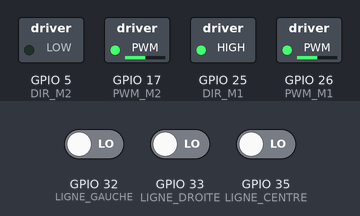
Bench run of a sketch on a simulated ESP32. Parts: switched loads named in the sketch (green lamp = pin HIGH). The inputs (shaded band) are chosen by the test bench; at power-on: GPIO 32 (LIGNE_GAUCHE) LOW, GPIO 33 (LIGNE_DROITE) LOW, GPIO 35 (LIGNE_CENTRE) LOW.

Above: at 4.2 s.
4.3 s: GPIO 32 (LIGNE_GAUCHE) driven HIGH
At 4.7 s:
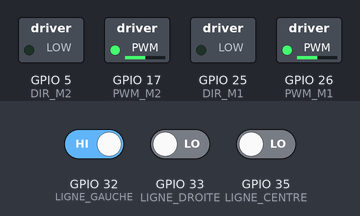
5.8 s: GPIO 32 (LIGNE_GAUCHE) driven LOW
At 7.0 s:
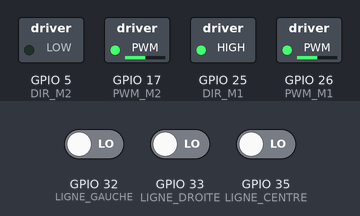
7.3 s: GPIO 33 (LIGNE_DROITE) driven HIGH
At 8.2 s:
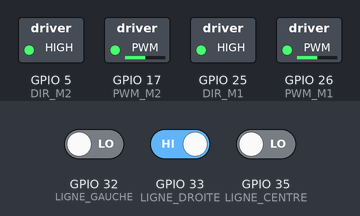
8.8 s: GPIO 33 (LIGNE_DROITE) driven LOW
At 9.3 s:
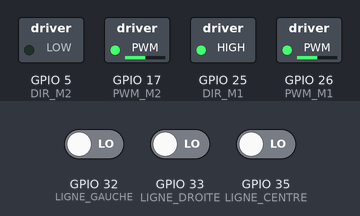
10.3 s: GPIO 35 (LIGNE_CENTRE) driven HIGH
At 11.7 s:
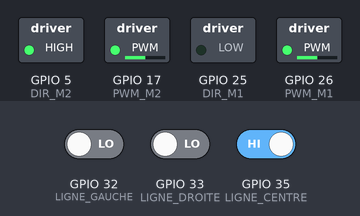
Timing chart, 0 to 12.8 s (numbered marks = the images above; inputs shaded):
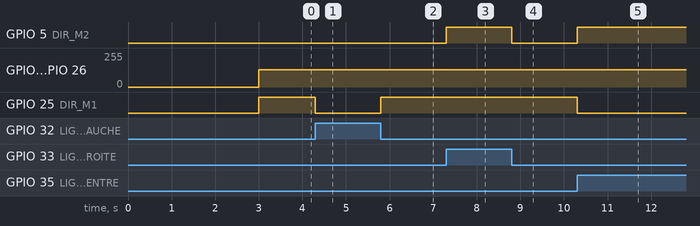

Measured:
- after the input at 4.3 s, GPIO 25 (DIR_M1): HIGH → LOW at once
- after the input at 5.8 s, GPIO 25 (DIR_M1): LOW → HIGH at once
- after the input at 7.3 s, GPIO 5 (DIR_M2): LOW → HIGH at once
- after the input at 8.8 s, GPIO 5 (DIR_M2): HIGH → LOW at once
- after the input at 10.3 s, GPIO 5 (DIR_M2): LOW → HIGH at once; GPIO 25 (DIR_M1): HIGH → LOW at once

The sketch:

suivi_ligne.ino
```cpp
// Test : suivi d'une ligne noire au sol avec les trois capteurs.
// Poser le robot sur la ligne : il démarre 3 secondes après la mise sous tension.

const int DIR_M1 = 25, PWM_M1 = 26;
const int DIR_M2 = 5, PWM_M2 = 17;
const int LIGNE_GAUCHE = 32, LIGNE_CENTRE = 35, LIGNE_DROITE = 33;
const int VITESSE = 128;

void moteurs(int sensM1, int sensM2) {
  digitalWrite(DIR_M1, sensM1);
  digitalWrite(DIR_M2, sensM2);
  ledcWrite(PWM_M1, VITESSE);
  ledcWrite(PWM_M2, VITESSE);
}

void setup() {
  pinMode(DIR_M1, OUTPUT);
  pinMode(DIR_M2, OUTPUT);
  ledcAttach(PWM_M1, 500, 8);
  ledcAttach(PWM_M2, 500, 8);
  pinMode(LIGNE_GAUCHE, INPUT);
  pinMode(LIGNE_CENTRE, INPUT);
  pinMode(LIGNE_DROITE, INPUT);
  delay(3000);
}

void loop() {
  // Un capteur à l'état haut voit la ligne.
  const bool g = digitalRead(LIGNE_GAUCHE);
  const bool c = digitalRead(LIGNE_CENTRE);
  const bool d = digitalRead(LIGNE_DROITE);

  if (g && !d) moteurs(LOW, LOW);         // Ligne à gauche : je tourne à gauche.
  else if (!g && d) moteurs(HIGH, HIGH);  // Ligne à droite : je tourne à droite.
  else if (c) moteurs(LOW, HIGH);         // Ligne au centre : j'avance.
  else moteurs(HIGH, LOW);                // Ligne perdue : je recule pour la retrouver.
}
```
